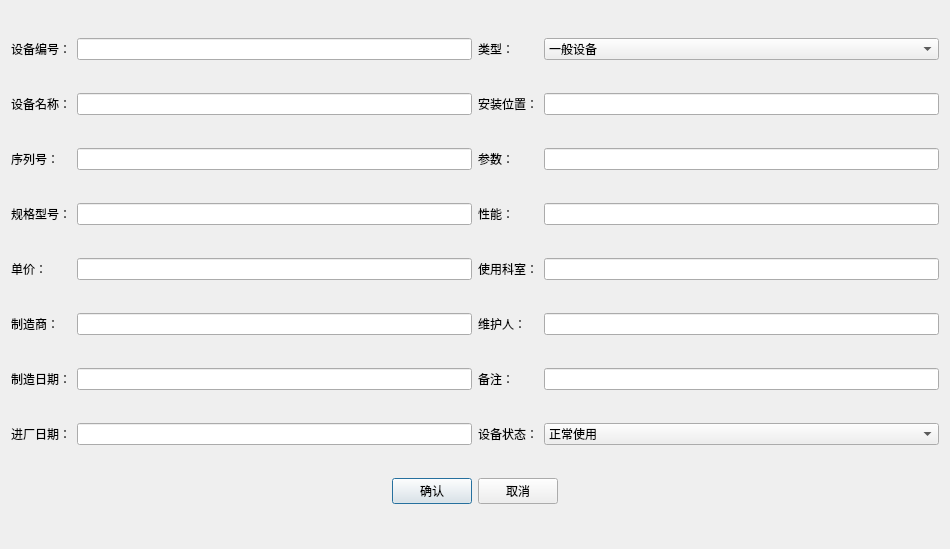
<?xml version="1.0" encoding="UTF-8"?>
<ui version="4.0">
 <class>Dialog</class>
 <widget class="QDialog" name="Dialog">
  <property name="geometry">
   <rect>
    <x>0</x>
    <y>0</y>
    <width>950</width>
    <height>549</height>
   </rect>
  </property>
  <property name="windowTitle">
   <string>Dialog</string>
  </property>
  <layout class="QGridLayout" name="gridLayout">
   <item row="7" column="2">
    <widget class="QLabel" name="label_4">
     <property name="text">
      <string>设备状态：</string>
     </property>
    </widget>
   </item>
   <item row="0" column="2">
    <widget class="QLabel" name="label_17">
     <property name="text">
      <string>类型：</string>
     </property>
    </widget>
   </item>
   <item row="5" column="2">
    <widget class="QLabel" name="label_13">
     <property name="text">
      <string>维护人：</string>
     </property>
    </widget>
   </item>
   <item row="7" column="0">
    <widget class="QLabel" name="label_3">
     <property name="text">
      <string>进厂日期：</string>
     </property>
    </widget>
   </item>
   <item row="0" column="3">
    <widget class="QComboBox" name="comboBox_type">
     <item>
      <property name="text">
       <string>一般设备</string>
      </property>
     </item>
     <item>
      <property name="text">
       <string>计量器</string>
      </property>
     </item>
     <item>
      <property name="text">
       <string>空调系统</string>
      </property>
     </item>
     <item>
      <property name="text">
       <string>纯化水系统</string>
      </property>
     </item>
     <item>
      <property name="text">
       <string>注射用水系统</string>
      </property>
     </item>
     <item>
      <property name="text">
       <string>检验分析仪器</string>
      </property>
     </item>
     <item>
      <property name="text">
       <string>办公设备</string>
      </property>
     </item>
     <item>
      <property name="text">
       <string>公用设备</string>
      </property>
     </item>
    </widget>
   </item>
   <item row="2" column="0">
    <widget class="QLabel" name="label_7">
     <property name="text">
      <string>序列号：</string>
     </property>
    </widget>
   </item>
   <item row="6" column="2">
    <widget class="QLabel" name="label_14">
     <property name="text">
      <string>备注：</string>
     </property>
    </widget>
   </item>
   <item row="4" column="2">
    <widget class="QLabel" name="label_12">
     <property name="text">
      <string>使用科室：</string>
     </property>
    </widget>
   </item>
   <item row="7" column="3">
    <widget class="QComboBox" name="comboBox_status">
     <item>
      <property name="text">
       <string>正常使用</string>
      </property>
     </item>
     <item>
      <property name="text">
       <string>检修</string>
      </property>
     </item>
     <item>
      <property name="text">
       <string>清洁</string>
      </property>
     </item>
     <item>
      <property name="text">
       <string>报废</string>
      </property>
     </item>
    </widget>
   </item>
   <item row="2" column="2">
    <widget class="QLabel" name="label_10">
     <property name="text">
      <string>参数：</string>
     </property>
    </widget>
   </item>
   <item row="5" column="0">
    <widget class="QLabel" name="label_2">
     <property name="text">
      <string>制造商：</string>
     </property>
    </widget>
   </item>
   <item row="2" column="1">
    <widget class="QLineEdit" name="lineEdit_no"/>
   </item>
   <item row="2" column="3">
    <widget class="QLineEdit" name="lineEdit_parameter"/>
   </item>
   <item row="1" column="3">
    <widget class="QLineEdit" name="lineEdit_location"/>
   </item>
   <item row="1" column="0">
    <widget class="QLabel" name="label_8">
     <property name="text">
      <string>设备名称：</string>
     </property>
    </widget>
   </item>
   <item row="6" column="0">
    <widget class="QLabel" name="label_18">
     <property name="text">
      <string>制造日期：</string>
     </property>
    </widget>
   </item>
   <item row="1" column="2">
    <widget class="QLabel" name="label_9">
     <property name="text">
      <string>安装位置：</string>
     </property>
    </widget>
   </item>
   <item row="3" column="2">
    <widget class="QLabel" name="label_11">
     <property name="text">
      <string>性能：</string>
     </property>
    </widget>
   </item>
   <item row="3" column="0">
    <widget class="QLabel" name="label_6">
     <property name="text">
      <string>规格型号：</string>
     </property>
    </widget>
   </item>
   <item row="4" column="0">
    <widget class="QLabel" name="label_5">
     <property name="text">
      <string>单价：</string>
     </property>
    </widget>
   </item>
   <item row="1" column="1">
    <widget class="QLineEdit" name="lineEdit_name"/>
   </item>
   <item row="6" column="1">
    <widget class="QLineEdit" name="lineEdit_makedate"/>
   </item>
   <item row="4" column="1">
    <widget class="QLineEdit" name="lineEdit_price"/>
   </item>
   <item row="3" column="1">
    <widget class="QLineEdit" name="lineEdit_spec"/>
   </item>
   <item row="0" column="0">
    <widget class="QLabel" name="label">
     <property name="text">
      <string>设备编号：</string>
     </property>
    </widget>
   </item>
   <item row="0" column="1">
    <widget class="QLineEdit" name="lineEdit_id"/>
   </item>
   <item row="5" column="1">
    <widget class="QLineEdit" name="lineEdit_producer"/>
   </item>
   <item row="3" column="3">
    <widget class="QLineEdit" name="lineEdit_performance"/>
   </item>
   <item row="6" column="3">
    <widget class="QLineEdit" name="lineEdit_remark"/>
   </item>
   <item row="5" column="3">
    <widget class="QLineEdit" name="lineEdit_maintainer"/>
   </item>
   <item row="7" column="1">
    <widget class="QLineEdit" name="lineEdit_indate"/>
   </item>
   <item row="4" column="3">
    <widget class="QLineEdit" name="lineEdit_dept"/>
   </item>
   <item row="8" column="0" colspan="4">
    <layout class="QHBoxLayout" name="horizontalLayout">
     <item>
      <spacer name="horizontalSpacer">
       <property name="orientation">
        <enum>Qt::Horizontal</enum>
       </property>
       <property name="sizeHint" stdset="0">
        <size>
         <width>40</width>
         <height>20</height>
        </size>
       </property>
      </spacer>
     </item>
     <item>
      <widget class="QPushButton" name="pushButton_accept">
       <property name="text">
        <string>确认</string>
       </property>
      </widget>
     </item>
     <item>
      <widget class="QPushButton" name="pushButton_cancel">
       <property name="text">
        <string>取消</string>
       </property>
      </widget>
     </item>
     <item>
      <spacer name="horizontalSpacer_2">
       <property name="orientation">
        <enum>Qt::Horizontal</enum>
       </property>
       <property name="sizeHint" stdset="0">
        <size>
         <width>40</width>
         <height>20</height>
        </size>
       </property>
      </spacer>
     </item>
    </layout>
   </item>
  </layout>
 </widget>
 <resources/>
 <connections/>
</ui>
